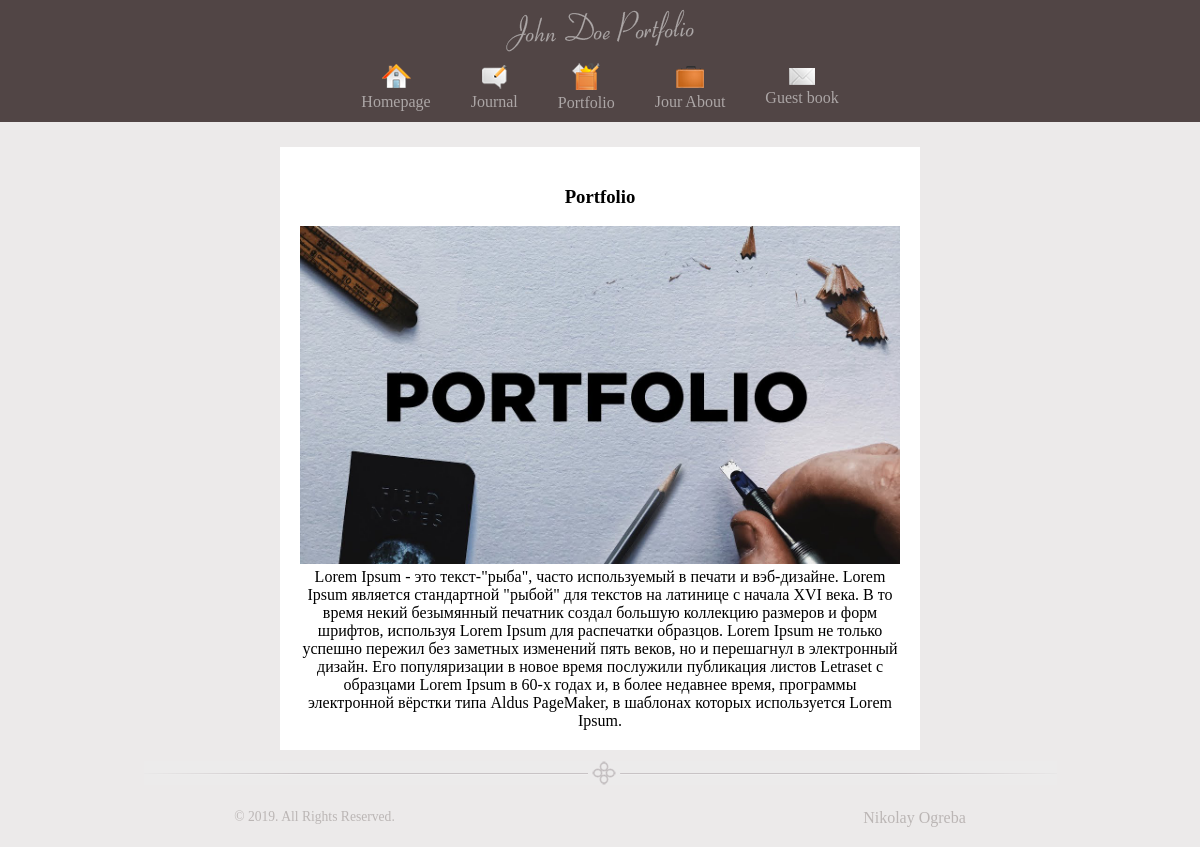
Screenshot of /?view=page&page_id=3 with the database file from the repository.
### tables this page shows
CREATE TABLE IF NOT EXISTS `pages` (
  `id` tinyint(3) unsigned NOT NULL,
  `metaKey` varchar(255) NOT NULL,
  `metaDes` varchar(255) NOT NULL,
  `iconImg` varchar(255) NOT NULL DEFAULT 'notImg.png',
  `imgPage` varchar(255) NOT NULL DEFAULT 'no img',
  `titleSite` varchar(255) NOT NULL,
  `textSite` text NOT NULL,
  `namePage` varchar(255) NOT NULL DEFAULT 'no name'
);

### controller/controller.php (called while the page is built, shortened)
<?php
    $pages = get_full_pages();
    $view = empty($_GET['view']) ? 'guest_book' : $_GET['view'];
    switch($view) {
    	case('page'):
    		if(isset($_GET['page_id'])) {
    			$get_page_id = abs( (int)$_GET['page_id'] );
    			$page = get_page($get_page_id);
    		}
    	break;
    }
    require(TEMPLATE . 'index.php');

### index.php (called while the page is built, shortened)
<?php
	require(CONTROLLER);
?>

### model/model.php (called while the page is built, shortened)
<?php
	function get_full_pages()
	{
		$query = "SELECT `id`, `iconImg`, `titleSite`, `namePage` FROM `pages`";
		$res_select_pages = mysqli_query($GLOBALS['db'], $query) or die(mysqli_error($GLOBALS['db']));
		$get_array_pages = [];
		while($row = mysqli_fetch_assoc($res_select_pages)) {
			$get_array_pages[] = $row;
		}
		return $get_array_pages;
	}
	function get_page($get_page_id)
	{
		$query = "SELECT `metaKey`, `metaDes`, `iconImg`, `imgPage`, `titleSite`, `textSite` FROM `pages` WHERE `id` = $get_page_id";
		$res_select_page = mysqli_query($GLOBALS['db'], $query) or die(mysqli_error($GLOBALS['db']));
		$get_page = [];
		while($row = mysqli_fetch_assoc($res_select_page)) {
			$get_page = $row;
		}
		return $get_page;
	}

### views/viewGuestBook/page.php (the view)
<?php if(!empty($page)): ?>
	<h3><?=$page['titleSite']?></h3>
	<?php if(isset($page['imgPage']) && $page['imgPage'] != 'no img'): ?>
	<img src='<?=TEMPLATE?>images/<?=$page['imgPage']?>' alt='<?=$page['titleSite']?>' />
	<?php endif; ?>
	<?=$page['textSite']?>
<?php else: ?>
	<h3>Такой страницы нет на нашем сайте..</h3>
<?php endif; ?>

### views/viewGuestBook/blocks/header.php (shortened to what this page needs)
<!DOCTYPE HTML>
<html xmlns="http://www.w3.org/1999/xhtml">
<head>
    <link rel="stylesheet" href="<?=TEMPLATE?>styles/main.css" type="text/css" />
</head>
<body>
    <div id="container">
        <div id='header'>
            <img src="<?=TEMPLATE?>images/logo.png" alt = "Логотип сайта" />
            <nav>
                <?php foreach ($pages as $value): ?>
                    <?php if(isset($value['namePage']) && $value['namePage'] === 'no name'): ?>
                        <a href="?view=page&amp;page_id=<?=$value['id']?>">
                        <img src="<?=TEMPLATE?>images/<?=$value['iconImg']?>" alt="<?=$value['titleSite']?>" />
                            <br />
                        <span><?=$value['titleSite']?></span>
                    </a>
                    <?php else: ?>
                        <a href="?view=<?=$value['namePage']?>&amp;page_id=<?=$value['id']?>">
                        <img src="<?=TEMPLATE?>images/<?=$value['iconImg']?>" alt="<?=$value['titleSite']?>" />
                            <br />
                        <span><?=$value['titleSite']?></span>
                    </a>
                    <?php endif; ?>
                <?php endforeach; ?>
            </nav>
        </div>

### views/viewGuestBook/styles/main.css (style rules this page uses)
html { height: 100%; }
body { background-color: #ECEAEA; font-family: Tahoma; font-size: 12pt; margin: 0; padding: 0 0 1px 0; display: block; min-height: 100%; width: 100%; overflow-y: hidden; position: relative; overflow: auto; }
a img { border: none; }
nav { display: flex; align-items: center; justify-content: center; }
#container { text-align: center; margin: 0 auto; }
#container nav { padding: 0 0 10px; }
#container nav a { color: #ACA6A6; text-decoration: none; padding: 0 20px; }
#header { background-color: #514545; }
#content img { width: 100%; }

### rows the page displays
pages: iconImg (picture), titleSite "Homepage"
pages: iconImg (picture), titleSite "Journal"
pages: iconImg (picture), titleSite "Portfolio", imgPage (placeholder picture), textSite "Lorem Ipsum - это текст-\"рыба\", часто используемый в печати и вэб-дизайне. Lorem Ipsum является стандартной \"рыбой\" для текстов на латинице с начала XVI века. В то время некий безымянный печатник создал большую коллекцию размеров и форм шрифтов, используя Lorem Ipsum для распечатки образцов. Lorem Ipsum не только успешно пережил без заметных изменений пять веков, но и перешагнул в электронный дизайн. Его популяризации в новое время послужили публикация листов Letraset с образцами Lorem Ipsum в 60-х годах и, в более недавнее время, программы электронной вёрстки типа Aldus PageMaker, в шаблонах которых используется Lorem Ipsum."
pages: iconImg (picture), titleSite "Jour About"
pages: iconImg (picture), titleSite "Guest book"
